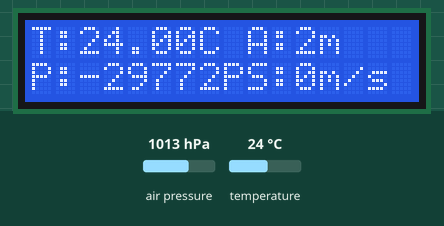
Bench run of a sketch on a simulated Arduino Mega 2560, built with avr-gcc and run on an emulated ATmega2560. Shown: 16×2 character LCD. The test bench sets the inputs (shaded band); at power-on: air pressure 1013 hPa, temperature 24 °C.

Above: at 1.3 s.
1.4 s: air pressure set to 952 hPa
At 1.9 s:
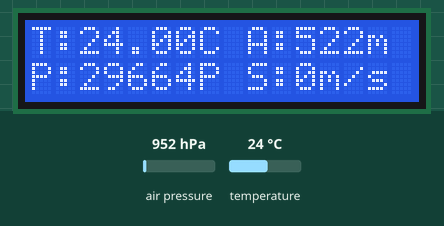
3.0 s: temperature set to 12 °C
At 4.2 s:
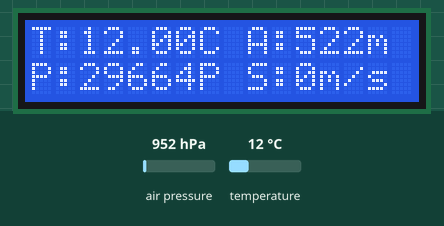
4.5 s: air pressure set to 975 hPa
At 5.7 s:
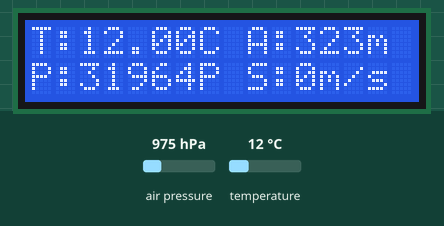
6.1 s: temperature set to 19 °C
At 7.4 s:
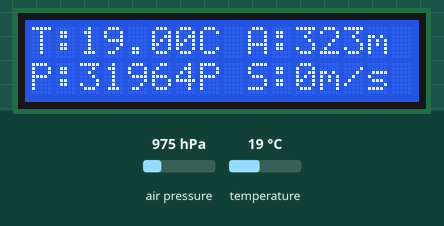
Timing chart, 0 to 8.7 s (numbered marks = the images above; inputs shaded):
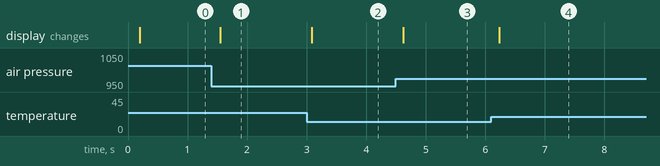

Measured:
- after the input at 1.4 s, the display: changes after 0.15 s (image 1)
- after the input at 3.0 s, the display: changes after 0.09 s (image 2)
- after the input at 4.5 s, the display: changes after 0.13 s (image 3)
- after the input at 6.1 s, the display: changes after 0.14 s (image 4)

The sketch:

deneme_arduino_mega_send_data_pressure_hc-12.ino
```cpp
//-----------------------------> Rover verici arduino mega<---------------------------------------
#include <Wire.h>
#include<Servo.h>
#include <Adafruit_BMP085.h>
#include <SoftwareSerial.h>
#include <LiquidCrystal_I2C.h>

LiquidCrystal_I2C lcd = LiquidCrystal_I2C(0x27, 20, 4);
SoftwareSerial HC12(10, 11);//tx,rx
#define seaLevelPressure_hPa 1013.25
Adafruit_BMP085 bmp;

//data will be send
int send_Speed;
float send_Latitude;
float send_Longitude;
int send_Pressure;
int send_Altitude;
float send_Temperature;

void setup() {
  lcd.init();
  lcd.backlight();
  lcd.begin (16, 2);
  Serial.begin(9600);
  HC12.begin(9600);
  if (!bmp.begin()) {
  Serial.println("Could not find a valid BMP085 sensor, check wiring!");
  while (1) {}
  }
}
void loop() {
    //data will be receive
    send_Speed = 0;
    send_Latitude = 0.5;
    send_Longitude = 0.6;
    send_Pressure = bmp.readPressure();
    send_Altitude = bmp.readAltitude();
    send_Temperature = bmp.readTemperature();;

  HC12.print(send_Speed);//sends the variables
  HC12.print(",");
  HC12.print(send_Latitude);
  HC12.print(",");
  HC12.print(send_Longitude);//if you just need to send 2 variables,simply change this value and the following to 0
  HC12.print(",");
  HC12.print(send_Pressure);//if you just need to send 3 variables,simply change this value and the next to 0
  HC12.print(",");
  HC12.print(send_Altitude);
  HC12.print(",");
  HC12.print(send_Temperature);//if you just need to send 4 variables,simply change this value to 0
  HC12.println("");
  delay(1);
//print sended data to lcd
       lcd.setCursor(0, 0);
       lcd.print("T:");
       lcd.setCursor(2, 0);
       lcd.print(send_Temperature);
       lcd.print("C");
       lcd.print(" ");

       lcd.setCursor(9, 0);
       lcd.print("A:");
       lcd.setCursor(11, 0);
       lcd.print(send_Altitude);
       lcd.print("m");
       lcd.print(" ");

       lcd.setCursor(0, 1);
       lcd.print("P:");
       lcd.setCursor(2, 1);
       lcd.print(send_Pressure);
       lcd.print("P");
       lcd.print(" ");

       lcd.setCursor(9, 1);
       lcd.print("S:");
       lcd.setCursor(11, 1);
       lcd.print(send_Speed);
       lcd.print("m/s");
       lcd.print(" ");
}
```
